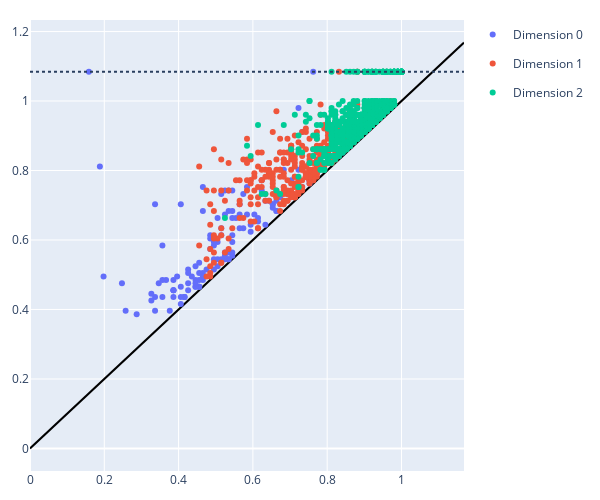

Notebook source saved alongside this figure:
### Code cell
# persistance diagram
fig = oat.plot.pd(homology)
fig.update_layout(
        width=600, 
        height=500,
        margin=dict(l=20, r=20, t=20, b=20)
    )
fig.show()
